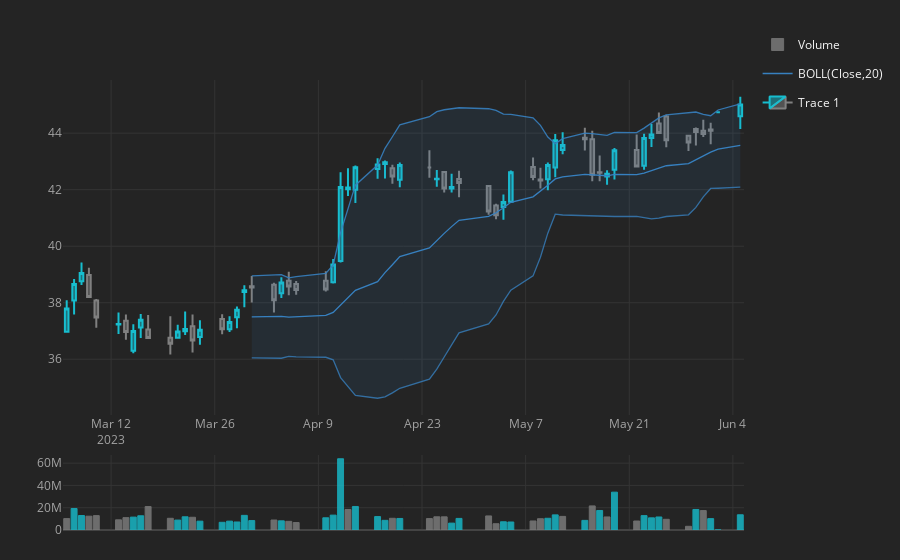

Notebook cell for this chart:
### Code cell
qf = cf.QuantFig(df=df)

qf.add_volume()
qf.add_bollinger_bands()

fig = qf.figure()





fig
